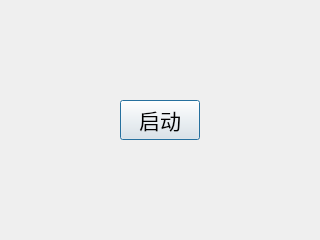
<?xml version="1.0" encoding="UTF-8"?>
<ui version="4.0">
 <class>Dialog</class>
 <widget class="QDialog" name="Dialog">
  <property name="geometry">
   <rect>
    <x>0</x>
    <y>0</y>
    <width>320</width>
    <height>240</height>
   </rect>
  </property>
  <property name="minimumSize">
   <size>
    <width>320</width>
    <height>240</height>
   </size>
  </property>
  <property name="maximumSize">
   <size>
    <width>320</width>
    <height>240</height>
   </size>
  </property>
  <property name="font">
   <font>
    <pointsize>16</pointsize>
   </font>
  </property>
  <property name="windowTitle">
   <string>FTP 客户端</string>
  </property>
  <layout class="QVBoxLayout" name="verticalLayout">
   <item>
    <spacer name="topSpace">
     <property name="orientation">
      <enum>Qt::Vertical</enum>
     </property>
     <property name="sizeHint" stdset="0">
      <size>
       <width>20</width>
       <height>109</height>
      </size>
     </property>
    </spacer>
   </item>
   <item>
    <layout class="QHBoxLayout" name="horizontalLayout">
     <item>
      <spacer name="leftSpace">
       <property name="orientation">
        <enum>Qt::Horizontal</enum>
       </property>
       <property name="sizeHint" stdset="0">
        <size>
         <width>40</width>
         <height>20</height>
        </size>
       </property>
      </spacer>
     </item>
     <item>
      <widget class="QPushButton" name="button">
       <property name="text">
        <string>启动</string>
       </property>
      </widget>
     </item>
     <item>
      <spacer name="rightSpace">
       <property name="orientation">
        <enum>Qt::Horizontal</enum>
       </property>
       <property name="sizeHint" stdset="0">
        <size>
         <width>40</width>
         <height>20</height>
        </size>
       </property>
      </spacer>
     </item>
    </layout>
   </item>
   <item>
    <spacer name="bottomSpace">
     <property name="orientation">
      <enum>Qt::Vertical</enum>
     </property>
     <property name="sizeHint" stdset="0">
      <size>
       <width>20</width>
       <height>109</height>
      </size>
     </property>
    </spacer>
   </item>
  </layout>
 </widget>
 <resources/>
 <connections/>
</ui>
